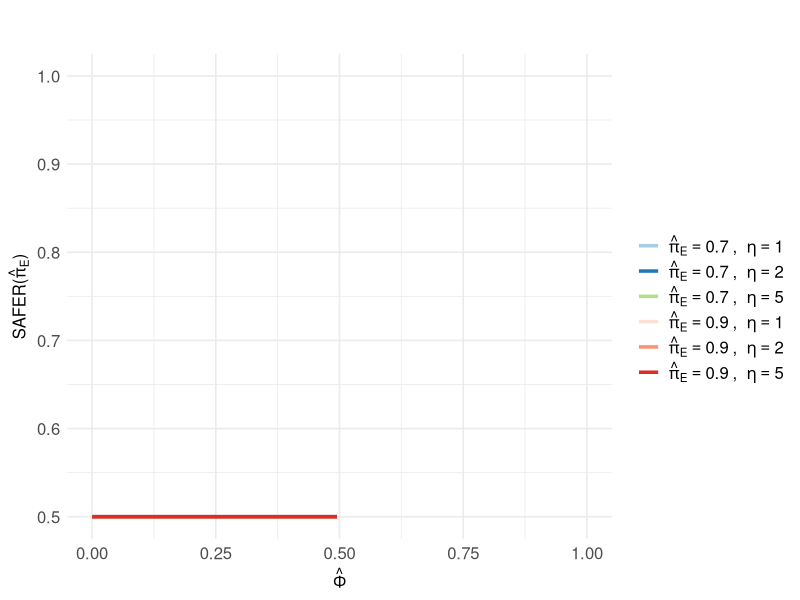
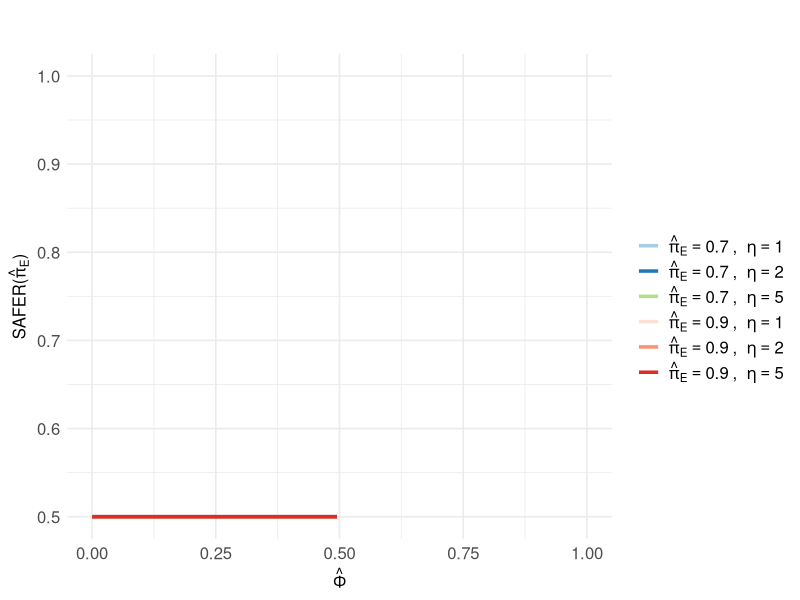

Write R code to recreate these figures, in order.
library(ggplot2)
library(dplyr)
library(RColorBrewer)


# Load necessary libraries
library(ggplot2)
library(RColorBrewer)
library(dplyr)

# Define the functions
F_linear <- function(fi, rar) {
  return(0.5 + (rar - 0.5) * fi)
}

# DABC_mod <- function(fi, rar, eta) {
#   ifelse(rar < 0.5, 0.5, ifelse(fi <= 0.5, 0.5, ifelse(fi == 1, rar,
#                                 0.5 + (rar - 0.5) * (1 - (1 - (fi - 0.5) / 0.5)^eta))))
# }


DABC_mod <- function(fi, rar, eta) {
  if (any(eta <= 0, na.rm = TRUE)) stop("eta must be > 0.")
  out <- rep(0.5, length.out = max(length(fi), length(rar), length(eta)))
  
  ok <- rar >= 0.5 & fi > 0.5
  out[ok & fi == 1] <- rar[ok & fi == 1]
  
  mid <- ok & fi < 1
  t <- (fi[mid] - 0.5) / 0.5
  out[mid] <- 0.5 + (rar[mid] - 0.5) * (1 - (1 - t)^eta[mid])
  
  out
}

#DABC_mod(0.9, 0.51, 1)

# Set parameters
fi_vals <- seq(0, 1, length.out = 100)  # fi values from 0 to 1
rar_vals <- c(0.5, 0.6, 0.7, 0.8, 0.9)  # Excluded rar = 0.9
eta_vals <- c(1, 2, 5)  # Using eta = 2 and eta = 4

# Step 1: Keep type as character
df_nonlinear <- do.call(rbind, lapply(rar_vals, function(rar) {
  do.call(rbind, lapply(eta_vals, function(eta) {
    data.frame(
      fi = fi_vals,
      F_fi = DABC_mod(fi_vals, rar, eta),
      type = paste0("(π_E=", rar, ", η=", eta, ")"),
      stringsAsFactors = FALSE
    )
  }))
}))

# Expression labels for scale
label_expressions <- c(
  "(π_E=0.7, η=1)" = expression(hat(pi)[E] == 0.7 ~ ", " ~ eta == 1),
  "(π_E=0.7, η=2)" = expression(hat(pi)[E] == 0.7 ~ ", " ~ eta == 2),
  "(π_E=0.7, η=5)" = expression(hat(pi)[E] == 0.7 ~ ", " ~ eta == 5),
  "(π_E=0.9, η=1)" = expression(hat(pi)[E] == 0.9 ~ ", " ~ eta == 1),
  "(π_E=0.9, η=2)" = expression(hat(pi)[E] == 0.9 ~ ", " ~ eta == 2),
  "(π_E=0.9, η=5)" = expression(hat(pi)[E] == 0.9 ~ ", " ~ eta == 5)
)



# Define types
types_07 <- c("(π_E=0.7, η=1)", "(π_E=0.7, η=2)", "(π_E=0.7, η=5)")
types_09 <- c("(π_E=0.9, η=1)", "(π_E=0.9, η=2)", "(π_E=0.9, η=5)")

# Assign colors from two palettes
colors_07 <- brewer.pal(n = 12, name = "Paired")[1:length(types_07)]
colors_09 <- brewer.pal(n = min(9, length(types_09)), name = "Reds")[1:length(types_09)]

# Combine into one named vector
custom_colors <- setNames(c(colors_07, colors_09), c(types_07, types_09))

# Filter relevant data
selected_types <- c(types_07, types_09)

g <- df_nonlinear %>%
  filter(type %in% names(label_expressions)) %>%
  ggplot(aes(x = fi, y = F_fi, color = type)) +
  geom_line(size = 1.2) +
  scale_color_manual(values = custom_colors, labels = label_expressions) +
  ylim(0.5, 1) +
  xlim(0, 1) +
  theme_minimal(base_size = 12) +
  labs(
    title = "",
    subtitle = "",
    x = expression(hat(Phi)),
    y = expression("SAFER(" * hat(pi)[E] * ")"),
    color = ""
  ) +
  theme(
    legend.position = "right",
    legend.title = element_text(size = 12),
    legend.text = element_text(size = 12),
    plot.title = element_text(face = "bold", size = 12),
    plot.subtitle = element_text(size = 8),
    axis.title = element_text(size = 12),
    axis.text = element_text(size = 12)
  )

g


cairo_pdf("Figure1_fixed.pdf", width = 6, height = 5, family = "DejaVu Sans")
plot(g)   # your plotting code
dev.off()
